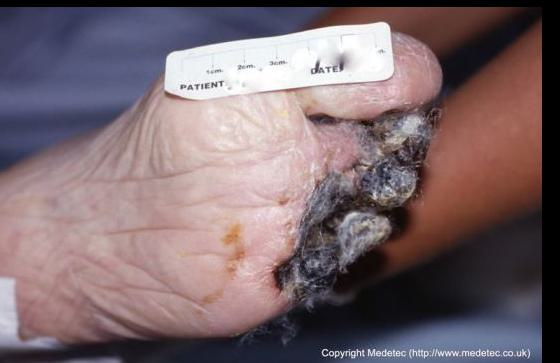
#> input picture dataset/Infected-necrotic-toes/12_toes-0011.jpg, 560 x 363 px, given as the content of the folder -Using-EfficientNets-main/dataset/Infected-and necrotic-toes, which was not available
$ jupyter execute 'mirror and flip augmentation.ipynb'   (shell and % lines are left out)
#> lines starting #> are read from the running program, lines starting #| are printed output that depends on the picture; pictures that were not available may be replaced by others from this repository, and a replacement may not be noted
#> in augment_class, image is the input picture: shape (363, 560, 3); mean B, G, R 110.5, 105.1, 123.2
[cell 1]
import os
import cv2
import numpy as np

[cell 2]
# Replace these paths with the paths to your dataset and output directories
dataset_dir = 'C:/Users/Sifat Ullah/Desktop/Image-Classification-Using-EfficientNets-main/dataset'
output_dir = 'C:/Users/Sifat Ullah/Desktop/Image-Classification-Using-EfficientNets-main/toe/toemirrorandflip'

[cell 3]
def mirror_augmentation(image):
    return np.fliplr(image)
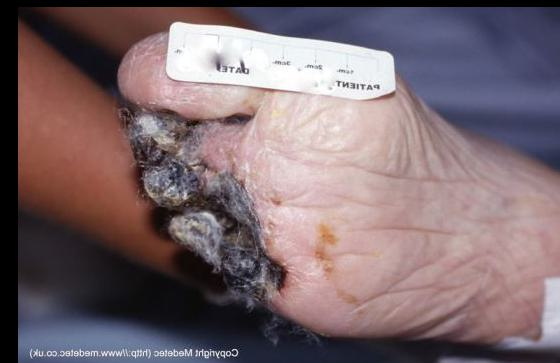
#> returned value: shape (363, 560, 3); mean of channels 0, 1, 2 110.5, 105.1, 123.2; drawn as B, G, R

[cell 4]
def flip_augmentation(image):
    return np.flipud(image)
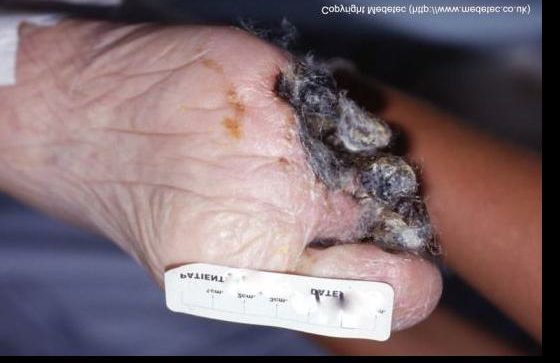
#> returned value: shape (363, 560, 3); mean of channels 0, 1, 2 110.5, 105.1, 123.2; drawn as B, G, R

[cell 5]
def augment_class(class_dir, output_class_dir, num_images=500):
    images = os.listdir(class_dir)
    num_generated_images = 0

    while num_generated_images < num_images:
        image_name = np.random.choice(images)
        image_path = os.path.join(class_dir, image_name)
        image = cv2.imread(image_path)

        # Apply mirror augmentation
        augmented_image = mirror_augmentation(image)

        # Save the augmented image to the output directory
        output_image_name = f"{os.path.splitext(image_name)[0]}_mirror_aug_{num_generated_images}.jpg"
        output_image_path = os.path.join(output_class_dir, output_image_name)
        cv2.imwrite(output_image_path, augmented_image)

        # Apply flip augmentation
        augmented_image = flip_augmentation(image)

        # Save the augmented image to the output directory
        output_image_name = f"{os.path.splitext(image_name)[0]}_flip_aug_{num_generated_images}.jpg"
        output_image_path = os.path.join(output_class_dir, output_image_name)
        cv2.imwrite(output_image_path, augmented_image)

        num_generated_images += 1

$ run again, on dataset/foot-ulcers/309_7_foot-ulcer1-3.jpg
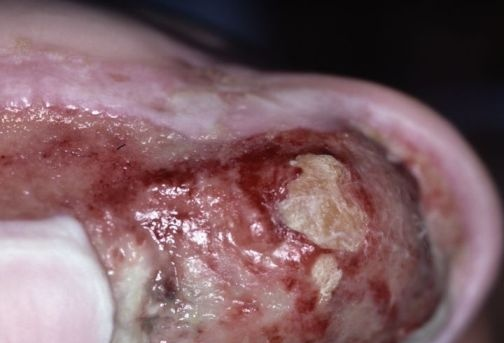
#> input picture dataset/foot-ulcers/309_7_foot-ulcer1-3.jpg, 504 x 343 px, given as the content of the folder -Using-EfficientNets-main/dataset/Infected-and necrotic-toes, which was not available
#> in augment_class, image is the input picture: shape (343, 504, 3); mean B, G, R 99.7, 94.2, 125.1
#> in mirror_augmentation, `return np.fliplr(image)`:
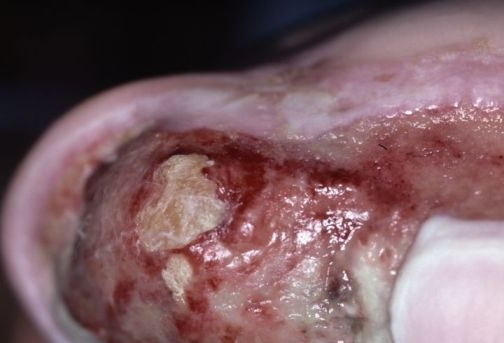
#> returned value: shape (343, 504, 3); mean of channels 0, 1, 2 99.7, 94.2, 125.1; drawn as B, G, R
#> in flip_augmentation, `return np.flipud(image)`:
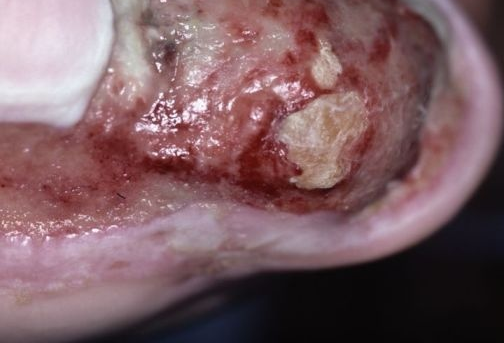
#> returned value: shape (343, 504, 3); mean of channels 0, 1, 2 99.7, 94.2, 125.1; drawn as B, G, R

$ run again, on dataset/foot-ulcers/310_11_foot-ulcer-0013.jpg
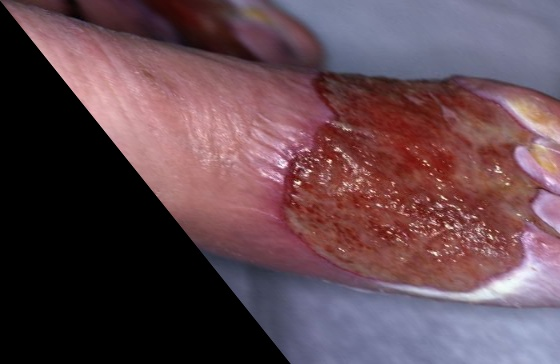
#> input picture dataset/foot-ulcers/310_11_foot-ulcer-0013.jpg, 560 x 364 px, given as the content of the folder -Using-EfficientNets-main/dataset/Infected-and necrotic-toes, which was not available
#> in augment_class, image is the input picture: shape (364, 560, 3); mean B, G, R 79.3, 71.4, 97.3
#> in mirror_augmentation, `return np.fliplr(image)`:
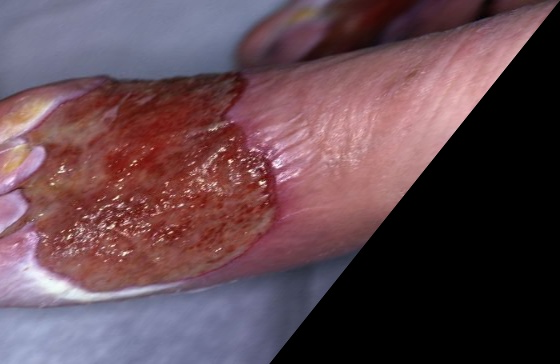
#> returned value: shape (364, 560, 3); mean of channels 0, 1, 2 79.3, 71.4, 97.3; drawn as B, G, R
#> in flip_augmentation, `return np.flipud(image)`:
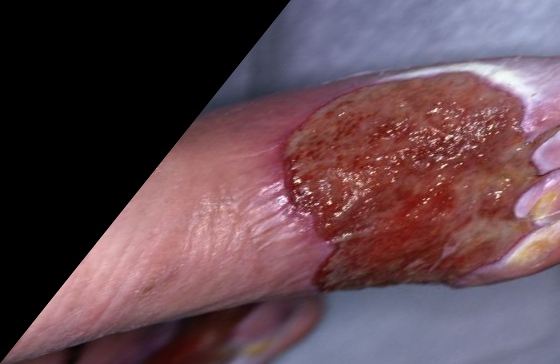
#> returned value: shape (364, 560, 3); mean of channels 0, 1, 2 79.3, 71.4, 97.3; drawn as B, G, R
